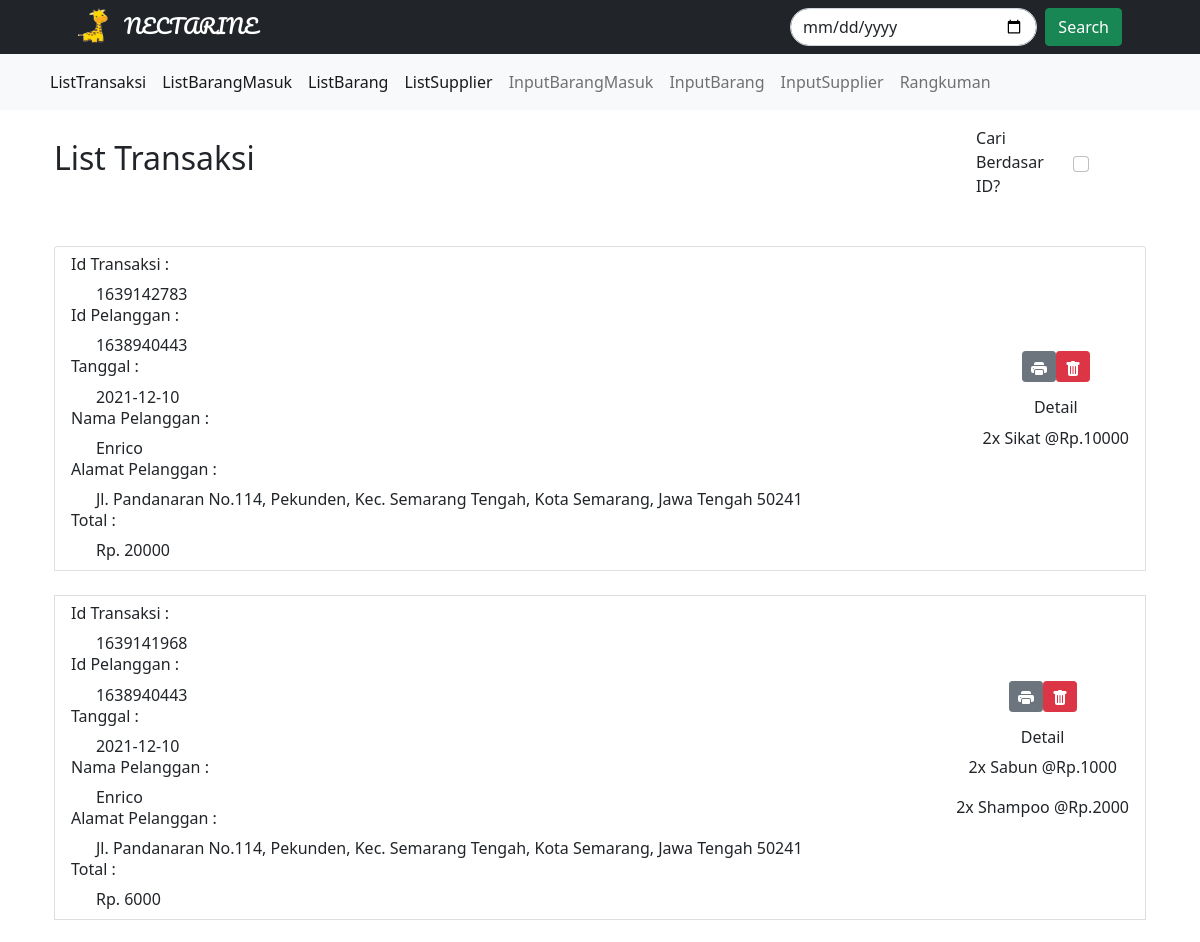
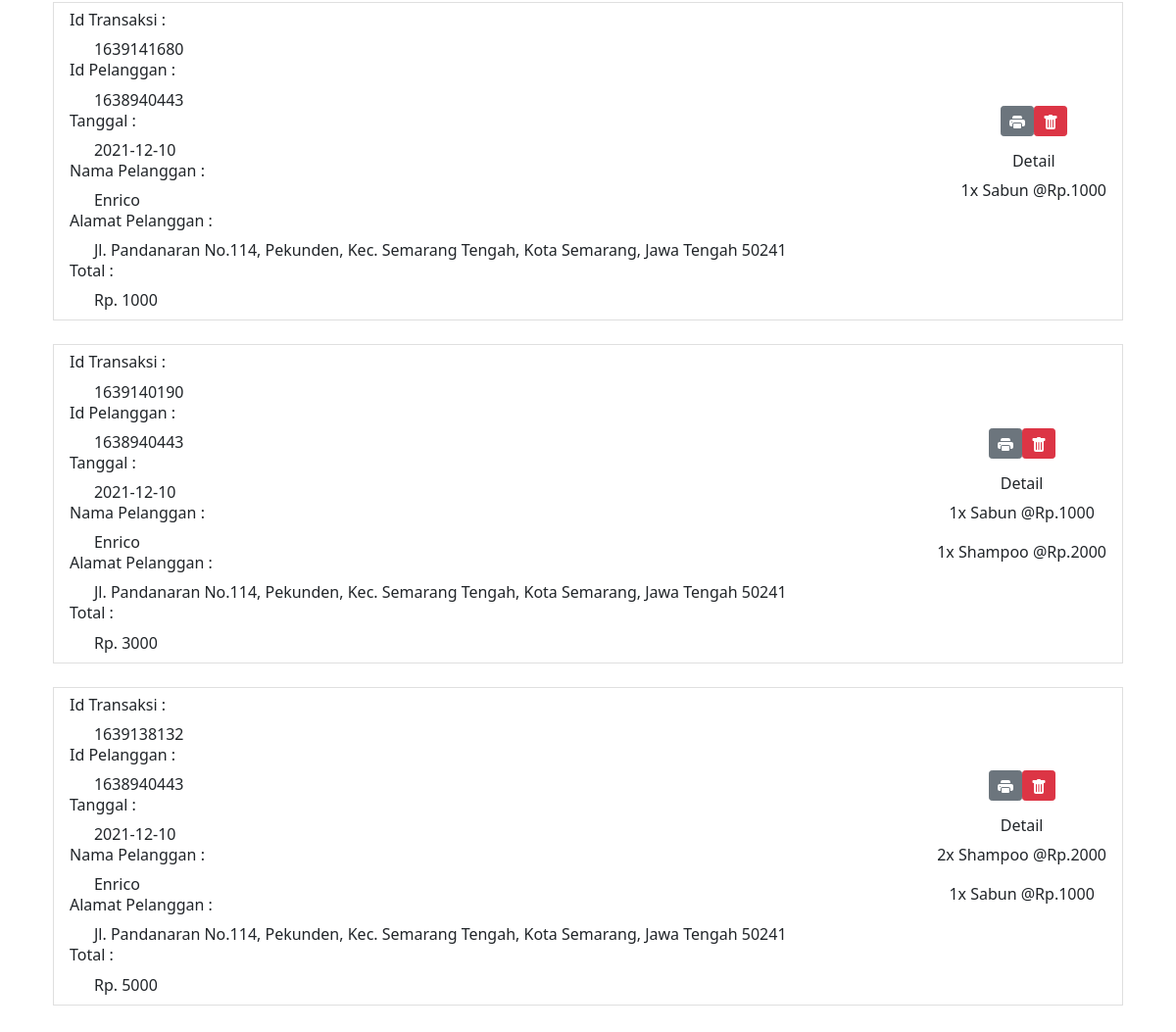
Page /adminsrc/transaksi.php on the committed database (2 pictures, top to bottom).
### tables this page shows
CREATE TABLE `transaksi` (
  `idtransaksi` bigint(255) NOT NULL,
  `tanggal` date NOT NULL,
  `idpelanggan` bigint(255) NOT NULL,
  PRIMARY KEY (`idtransaksi`),
  KEY `idpelanggan` (`idpelanggan`),
  CONSTRAINT `transaksi_ibfk_1` FOREIGN KEY (`idpelanggan`) REFERENCES `pelanggan` (`idpelanggan`)
);

CREATE TABLE `pelanggan` (
  `idpelanggan` bigint(255) NOT NULL AUTO_INCREMENT,
  `namapelanggan` varchar(255) NOT NULL,
  `alamatpelanggan` varchar(255) NOT NULL,
  `nomorpelanggan` varchar(255) NOT NULL,
  PRIMARY KEY (`idpelanggan`)
);

### adminsrc/transaksi.php (the view, shortened to what this page needs)
<?php
  include_once("../inc/koneksi.php");
  if(isset($_POST['query']) && $_POST['query'] != null){
    $query = $conn->query("SELECT 	 pelanggan.namapelanggan,
                                pelanggan.alamatpelanggan,
                                transaksi.tanggal AS tanggaltransaksi,
                                pelanggan.idpelanggan,
                                transaksi.idtransaksi,
                                pelanggan.nomorpelanggan,
                                SUM(rincitransaksi.hargabarang * rincitransaksi.jumlahbarang) AS total, transaksi.tanggal
                                FROM transaksi
                                INNER JOIN rincitransaksi ON transaksi.idtransaksi=rincitransaksi.idtransaksi
                                INNER JOIN pelanggan ON transaksi.idpelanggan=pelanggan.idpelanggan
                                INNER JOIN barang ON rincitransaksi.idbarang=barang.idbarang where transaksi.tanggal = '".date("Y-m-d",strtotime(str_replace('/','-',$_POST['query'])))."' GROUP BY transaksi.idtransaksi order by transaksi.idtransaksi desc limit 50;");
  }else{
    $query = $conn->query("SELECT 	 pelanggan.namapelanggan,
                                pelanggan.alamatpelanggan,
                                transaksi.tanggal AS tanggaltransaksi,
                                pelanggan.idpelanggan,
                                transaksi.idtransaksi,
                                pelanggan.nomorpelanggan,
                                SUM(rincitransaksi.hargabarang * rincitransaksi.jumlahbarang) AS total, transaksi.tanggal
                                FROM transaksi
                                INNER JOIN rincitransaksi ON transaksi.idtransaksi=rincitransaksi.idtransaksi
                                INNER JOIN pelanggan ON transaksi.idpelanggan=pelanggan.idpelanggan
                                INNER JOIN barang ON rincitransaksi.idbarang=barang.idbarang GROUP BY transaksi.idtransaksi order by transaksi.idtransaksi desc limit 50;");
  }
  $transaksi = array();
  while($row = $query -> fetch_assoc()){
      array_push($transaksi, array(
          'namapelanggan' => $row['namapelanggan'],
          'alamatpelanggan' => $row['alamatpelanggan'],
          'tanggaltransaksi' => $row['tanggaltransaksi'],
          'idpelanggan' => $row['idpelanggan'],
          'idtransaksi' => $row['idtransaksi'],
          'nomorpelanggan' => $row['nomorpelanggan'],
          'total' => $row['total'],
          'tanggal' => $row['tanggal'],
      ));
  }
?>
<!doctype html>
<html lang="en">
  <head>
    <link href="https://cdn.jsdelivr.net/npm/bootstrap@5.1.3/dist/css/bootstrap.min.css" rel="stylesheet">
  </head>
  <body>
    <nav class="navbar navbar-dark bg-dark sticky-top">
        <div class="container d-flex justify-content-center">
          <div class="row container-fluid">
            <div class="col">
              <a class="navbar-brand " href="../index.php" style="font-family:Pacifico;">
                  <img src="../img/logo.png" alt="" width="30" height="35" class="d-inline-block  align-text-top me-3">NECTARINE
              </a>
            </div>
            <div class="col">
            </div>
            <div class="col">
              <form class="d-flex" method="post">
                <input class="form-control me-2 rounded-pill" type="date" aria-label="Search" name="query" id="querydate">
                <button class="btn btn-success" type="submit">Search</button>
              </form>
            </div>
        </div>
    </nav>
    <nav class="navbar navbar-expand-md navbar-light bg-light">
      <div class="container text-center">
        <div class="collapse navbar-collapse" id="navbarNavDropdown">
          <div class="navbar-nav" id="navbarNav">
            <ul class="navbar-nav">
              <li class="nav-item">
              <a class="nav-link active" href="./transaksi.php">ListTransaksi</a>
              </li>
              <li class="nav-item">
              <a class="nav-link active" href="./barangmasuk.php">ListBarangMasuk</a>
              </li>
              <li class="nav-item">
              <a class="nav-link active" href="./barang.php">ListBarang</a>
              </li>
              <li class="nav-item">
              <a class="nav-link active" href="./supplier.php">ListSupplier</a>
              </li>
              <li class="nav-item">
              <a class="nav-link" href="./inputBarangMasuk.php">InputBarangMasuk</a>
              </li>
              <li class="nav-item">
              <a class="nav-link" href="./inputBarang.php">InputBarang</a>
              </li>
              <li class="nav-item">
              <a class="nav-link" href="./inputSupplier.php">InputSupplier</a>
              </li>
              <li class="nav-item">
              <a class="nav-link" href="./analisa.php">Rangkuman</a>
              </li>
            </ul>
          </div>
        </div>
    </nav>
    <div class="container mt-3 mb-5">
        <div class="container">
          <div class="row align-items-center">
            <div class="col">
              <h2 class=""> List Transaksi</h2>
            </div>
            <div class="col d-flex justify-content-end">
              <div class="row align-items-center">
                <div class="col d-flex justify-content-end  align-items-center">
                  Cari Berdasar ID?
                </div>
                <div class="col d-flex justify-content-start">
                  <input class="form-check-input" type="checkbox" value="yes" id="srchbyid" name="srchbyid">
                </div>
              </div>
            </div>
          </div>
        <ul class="list-group mt-5">
          <?php
            for($i = 0; $i<count($transaksi); $i++){
          ?>
              <li class="list-group-item d-flex justify-content-between align-items-center">
                <ul class="list-group">
                  <p class="h6"><?php echo("Id Transaksi : "."<br>"); ?></p>
                  <?php echo("&nbsp;&nbsp;&nbsp;&nbsp;&nbsp;&nbsp;".$transaksi[$i]['idtransaksi']."<br>"); ?>
                  <p class="h6"><?php echo("Id Pelanggan : "."<br>"); ?></p>
                  <?php echo("&nbsp;&nbsp;&nbsp;&nbsp;&nbsp;&nbsp;".$transaksi[$i]['idpelanggan']."<br>"); ?>
                  <p class="h6"><?php echo("Tanggal : "."<br>"); ?></p>
                  <?php echo("&nbsp;&nbsp;&nbsp;&nbsp;&nbsp;&nbsp;".$transaksi[$i]['tanggal']."<br>"); ?>
                  <p class="h6"><?php echo("Nama Pelanggan : "."<br>"); ?></p>
                  <?php echo("&nbsp;&nbsp;&nbsp;&nbsp;&nbsp;&nbsp;".$transaksi[$i]['namapelanggan']."<br>"); ?>
                  <p class="h6"><?php echo("Alamat Pelanggan : "."<br>"); ?></p>
                  <?php echo("&nbsp;&nbsp;&nbsp;&nbsp;&nbsp;&nbsp;".$transaksi[$i]['alamatpelanggan']."<br>"); ?>
                  <p class="h6"><?php echo("Total : "."<br>"); ?></p>
                  <?php echo("&nbsp;&nbsp;&nbsp;&nbsp;&nbsp;&nbsp;Rp. ".$transaksi[$i]['total']."<br>"); ?>
                </ul>
                <ul class="list-group align-items-center">
                  <form method="post" onsubmit="return confirm('Yakin mau cetak nota?');" action="./cetakNota.php">
                    <div>
                      <button class="btn btn-secondary btn-sm" type="submit" data-bs-container="body" data-bs-toggle="popover" data-bs-placement="top" data-bs-content="Top popover" name="del" value="<?php
                                                    echo($transaksi[$i]['idtransaksi']);
                                                ?>">
                  </form>
                  <form method="post" onsubmit="return confirm('Yakin mau hapus transaksi ini?');" class="">
                    <div>
                      <button class="btn btn-danger btn-sm" type="submit" data-bs-container="body" data-bs-toggle="popover" data-bs-placement="top" data-bs-content="Top popover" name="del" value="<?php
                                                    echo($transaksi[$i]['idtransaksi']);
                                                ?>">
                        </div>
                  </form>
                  <p class="h6 mt-3">Detail</p>
                  <?php
                      $query = $conn->query("SELECT barang.namabarang, rincitransaksi.jumlahbarang, rincitransaksi.hargabarang as hargabarang
                                                FROM transaksi
                                                INNER JOIN rincitransaksi ON transaksi.idtransaksi=rincitransaksi.idtransaksi
                                                INNER JOIN barang ON rincitransaksi.idbarang=barang.idbarang WHERE transaksi.idtransaksi = ".$transaksi[$i]['idtransaksi']);
                      $daftarbarang = array();
                      while($row = $query -> fetch_assoc()){
                          array_push($daftarbarang, array(
                              'namabarang' => $row['namabarang'],
                              'jumlahbarang' => $row['jumlahbarang'],
                              'hargabarang' => $row['hargabarang'],
                          ));
                      }
                      for($j=0; $j<count($daftarbarang); $j++){
                  ?>
                          <p><?php echo($daftarbarang[$j]['jumlahbarang']."x ".$daftarbarang[$j]['namabarang']." @Rp.".$daftarbarang[$j]['hargabarang']); ?></p>
                  <?php
                      }
                  ?>
                </ul>
              </li>
              <br>
          <?php
            }
          ?>
        </ul>
    </div>
    </div>
  </body>
</html>

### rows in the picture
transaksi: idtransaksi "1639142783", idpelanggan.idpelanggan "1638940443", tanggal "2021-12-10", idpelanggan.namapelanggan "Enrico", idpelanggan.alamatpelanggan "Jl. Pandanaran No.114, Pekunden, Kec. Semarang Tengah, Kota Semarang, Jawa Tengah 50241", total "20000", jumlahbarang "2", namabarang "Sikat", hargabarang "10000"
transaksi: idtransaksi "1639141968", idpelanggan.idpelanggan "1638940443", tanggal "2021-12-10", idpelanggan.namapelanggan "Enrico", idpelanggan.alamatpelanggan "Jl. Pandanaran No.114, Pekunden, Kec. Semarang Tengah, Kota Semarang, Jawa Tengah 50241", total "6000", jumlahbarang "2", namabarang "Sabun", hargabarang "1000", namabarang "Shampoo", hargabarang "2000"
transaksi: idtransaksi "1639141680", idpelanggan.idpelanggan "1638940443", tanggal "2021-12-10", idpelanggan.namapelanggan "Enrico", idpelanggan.alamatpelanggan "Jl. Pandanaran No.114, Pekunden, Kec. Semarang Tengah, Kota Semarang, Jawa Tengah 50241", total "1000", jumlahbarang "1", namabarang "Sabun", hargabarang "1000"
transaksi: idtransaksi "1639140190", idpelanggan.idpelanggan "1638940443", tanggal "2021-12-10", idpelanggan.namapelanggan "Enrico", idpelanggan.alamatpelanggan "Jl. Pandanaran No.114, Pekunden, Kec. Semarang Tengah, Kota Semarang, Jawa Tengah 50241", total "3000", jumlahbarang "1", namabarang "Sabun", hargabarang "1000", namabarang "Shampoo", hargabarang "2000"
transaksi: idtransaksi "1639138132", idpelanggan.idpelanggan "1638940443", tanggal "2021-12-10", idpelanggan.namapelanggan "Enrico", idpelanggan.alamatpelanggan "Jl. Pandanaran No.114, Pekunden, Kec. Semarang Tengah, Kota Semarang, Jawa Tengah 50241", total "5000", jumlahbarang "2", namabarang "Shampoo", hargabarang "2000", jumlahbarang "1", namabarang "Sabun", hargabarang "1000"
